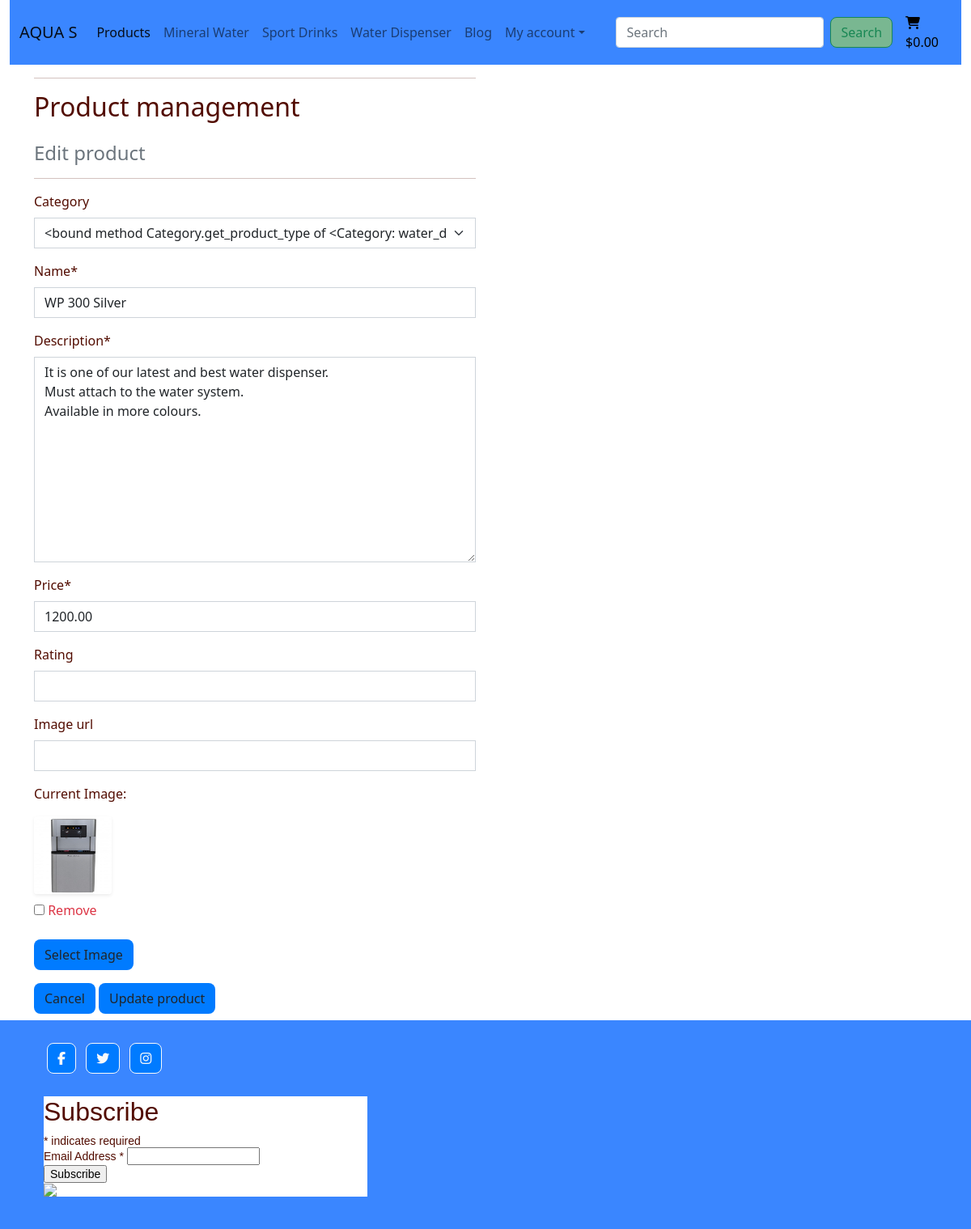
Page /products/edit/19/ (signed in) on the committed database.
### products/models.py (models this page shows, shortened)
class Product(models.Model):
    category = models.ForeignKey('Category', null=True, blank=True, on_delete=models.SET_NULL)
    name = models.CharField(max_length=254)
    description = models.TextField()
    price = models.DecimalField(max_digits=6, decimal_places=2)
    rating = models.DecimalField(max_digits=6, decimal_places=2, null=True, blank=True)
    image_url = models.URLField(max_length=1024, null=True, blank=True)
    image = models.ImageField(null=True, blank=True)
    objects = models.Manager()

### products/views.py (the view)
# urls.py: path('edit/<int:product_id>/', views.edit_product, name='edit_product'),
@login_required
def edit_product(request, product_id):
    if not request.user.is_superuser:
        messages.error(request, 'Sorry, only store owner can add product.')
        return redirect(reverse('home'))
    product = get_object_or_404(Product, pk=product_id)
    if request.method == 'POST':
        form = ProductForm(request.POST, request.FILES, instance=product)
        if form.is_valid():
            form.save()
            messages.success(request, 'Successfully updated product.')
            return redirect(reverse('product_detail', args=[product.id]))
        else:
            messages.error(request, 'Failed to edit product. Please ensure the form is valid.')
    else:
        form = ProductForm(instance=product)
        messages.info(request, f'editing {product.name}')
    template = 'products/edit_product.html'
    context = {
        'form': form,
        'product': product,
    }
    return render(request, template, context)

### products/forms.py
class ProductForm(forms.ModelForm):
    class Meta:
        model = Product
        fields = '__all__'
    image = forms.ImageField(label='Image', required=False, widget=CustomClearableFileInput)
    def __init__(self, *args, **kwargs):
        super().__init__(*args, **kwargs)
        categories = Category.objects.all()
        product_types = [(c.id, c.get_product_type()) for c in categories]
        self.fields['category'].choices = product_types
        for field_name, field in self.fields.items():
            field.widget.attrs['class'] = 'border-black rounded-0'

### bag/contexts.py (called while the page is built, shortened)
def bag_contents(request):
    bag_items = []
    total = 0
    product_quantity = 0
    bag = request.session.get('bag', {})
    if total < settings.FREE_DELIVERY_TRESHOLD:
        delivery = total * Decimal(settings.STANDARD_DELIVERY_PERCENTAGE / 100)
        free_delivery_delta = settings.FREE_DELIVERY_TRESHOLD - total
    else:
        delivery = 0
        free_delivery_delta = 0
    grand_total = delivery + total
    context = {
        'bag_items': bag_items,
        'total': total,
        'product_quantity': product_quantity,
        'delivery': delivery,
        'free_delivery_delta': free_delivery_delta,
        'free_delivery_treshold': settings.FREE_DELIVERY_TRESHOLD,
        'grand_total': grand_total,
    }
    return context

### products/models.py (called while the page is built)
    def __str__(self):
        return self.name

    def get_product_type(self):
        return self.get_product_type

### products/templates/products/edit_product.html (shortened to what this page needs)
{% extends "base.html" %}
{% load static %}
{% block content %}
    <div class="overlay"></div>
    <div class="container">
        <div class="row">
            <div class="col-12 col-md-6">
                <hr>
                <h2 class="logo-font mb-4">Product management</h2>
                <h4 class="text-muted">Edit product</h4>
                <hr>
            </div>
        </div>
        <div class="row">
            <div class="col-12 col-md-6">
                <form method="POST" action="{% url 'edit_product' product.id %}" class="form mb-2" enctype="multipart/form-data">
                    {% for field in form %}
                        {% if field.name != 'image' %}
                            {{ field | as_crispy_field }}
                        {% else %}
                            {{ field }}
                        {% endif %}
                    {% endfor %}
                    <div class="text-right">
                        <a class="btn btn-outline-black" href="{% url 'products' %}">Cancel</a>
                        <button class="btn btn-black" type="submit">Update product</button>
                    </div>
                </form>
            </div>
        </div>
    </div>
{% endblock %}

### static/css/base.css (style rules this page uses)
html { height: 100%; }
body { background: url('/media/sunset.png') no-repeat center center fixed; background-size: cover; height: calc(100vh - 164px); color: #520c00; }
.overlay { height: 100%; width: 100%; top: 0; left: 0; position: fixed; background: #fff; z-index: -1; }
.btn { background: #007bff; border-radius: 0.5rem; }

### rows in the picture
Product: category "<bound method Category.get_product_type of <Category: water_dispenser>>" "WP 300 Silver" "It is one of our latest and best water dispenser. Must attach to the water system. Available in more colours." "1200.00"

### other values in the picture
{{ widget.initial_text }} "Current Image"
{{ widget.clear_checkbox_label }} "Remove"
